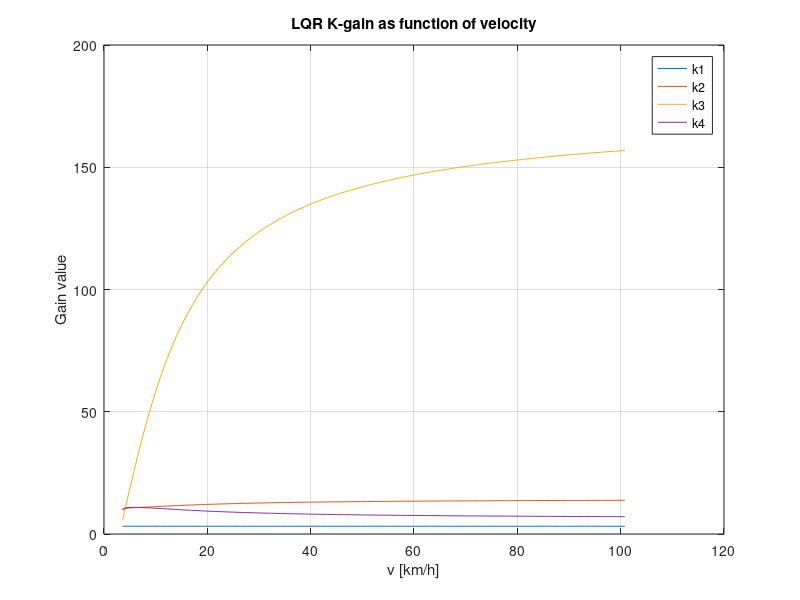

The MATLAB script that drew this image:
clc; clear all;

%% Initialization of constants
C_f = 2*60000;
C_r = 2*57000;
m_v = 1575;
l_r = 1.5;
l_f = 1.3;
l = l_f + l_r;
J_psi = 2875;

delta_constraint = deg2rad(25);

V_x = 22.2; % [m/s] (~80 km/h)

a_11 = 0;
a_12 = 1;
a_13 = 0;
a_14 = 0;

a_21 = 0;
a_22 = -(C_f + C_r)/(m_v*V_x);
a_23 = (C_f + C_r)/m_v;
a_24 = (C_r*l_r - C_f*l_f)/(m_v*V_x);

a_31 = 0;
a_32 = 0;
a_33 = 0;
a_34 = 1;

a_41 = 0;
a_42 = (C_r*l_r - C_f*l_f)/(J_psi*V_x);
a_43 = (C_f*l_f - C_r*l_r)/J_psi;
a_44 = -(C_r*l_r^2 + C_f*l_f^2)/(J_psi*V_x);

b1_1 = 0;
b1_2 = C_f/m_v;
b1_3 = 0;
b1_4 = (C_f*l_f)/J_psi;

b2_1 = 0;
b2_2 = (C_r*l_r - C_f*l_f)/(m_v*V_x) - V_x;
b2_3 = 0;
b2_4 = -(C_r*l_r^2 + C_f*l_f^2)/(J_psi*V_x);


%% State space model definition

A = [a_11 a_12 a_13 a_14;
     a_21 a_22 a_23 a_24;
     a_31 a_32 a_33 a_34;
     a_41 a_42 a_43 a_44];

B_1 = [b1_1; b1_2; b1_3; b1_4];
B_2 = [b2_1; b2_2; b2_3; b2_4];

C = eye(4);

%% LQR Feedback and feedforward control matrices

q_11 = 10;  % Constraint on lateral deviation
q_22 = 200; % Constraint on lateral deviation rate of change
q_33 = 10;  % Constraint on relative yaw deviation
q_44 = 300; % Constraint on relative yaw deviation rate of change

Q = [q_11 0 0 0;
     0 q_22 0 0;
     0 0 q_33 0;
     0 0 0 q_44];

R = 1; % Constraint on control signal (steering angle)

[K,S,P] = lqr(A,B_1,Q,R);

K_ff = (m_v*V_x^2/l)*(l_r/C_f-l_f/C_r+(l_f/C_r)*K(3))+l-l_r*K(3);


%% Plot LQR-gain as function of velocity

% Define your discrete values of x
x = 1:0.1:28; % Example values, change as needed

k1 = zeros(size(x));
k2 = zeros(size(x));
k3 = zeros(size(x));
k4 = zeros(size(x));

% Calculate values of k1, k2, k3, k4 for each x
for i = 1:length(x)
    ai_11 = 0;
    ai_12 = 1;
    ai_13 = 0;
    ai_14 = 0;
    
    ai_21 = 0;
    ai_22 = -(C_f + C_r)/(m_v*i);
    ai_23 = (C_f + C_r)/m_v;
    ai_24 = (C_r*l_r - C_f*l_f)/(m_v*i);
    
    ai_31 = 0;
    ai_32 = 0;
    ai_33 = 0;
    ai_34 = 1;
    
    ai_41 = 0;
    ai_42 = (C_r*l_r - C_f*l_f)/(J_psi*i);
    ai_43 = (C_f*l_f - C_r*l_r)/J_psi;
    ai_44 = -(C_r*l_r^2 + C_f*l_f^2)/(J_psi*i);
    
    b1i_1 = 0;
    b1i_2 = C_f/m_v;
    b1i_3 = 0;
    b1i_4 = (C_f*l_f)/J_psi;
    
    Ai = [ai_11 ai_12 ai_13 ai_14;
         ai_21 ai_22 ai_23 ai_24;
         ai_31 ai_32 ai_33 ai_34;
         ai_41 ai_42 ai_43 ai_44];
    
    Bi_1 = [b1i_1; b1i_2; b1i_3; b1i_4];
    
    C = eye(4);
    % Modify the A, B, Q, R matrices as needed for each x if they depend on x
    [K,S,P] = lqr(Ai,Bi_1,Q,R);
    k1(i) = K(1);
    k2(i) = K(2);
    k3(i) = K(3);
    k4(i) = K(4);
   
end
x = x*3.6;

% Plotting the values
figure;
plot(x, k1, 'DisplayName', 'k1');
hold on;
plot(x, k2, 'DisplayName', 'k2');
hold on
plot(x, k3, 'DisplayName', 'k3');
hold on;
plot(x, k4, 'DisplayName', 'k4');
hold off;

% Add labels and legend
xlabel('v [km/h]');
ylabel('Gain value');
title('LQR K-gain as function of velocity');
legend show;
grid on;
